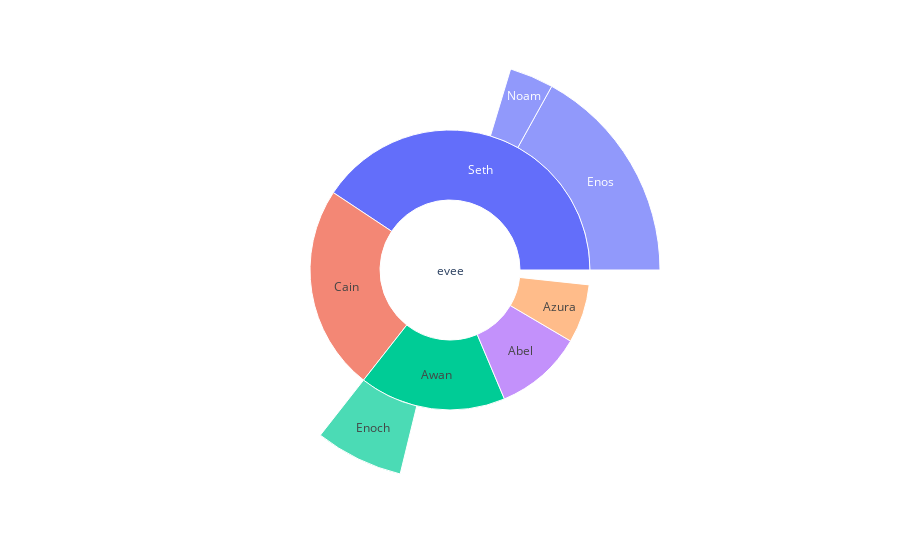

The cell this chart's notebook holds for it:
### Markdown cell above
# Sunburst Charts

### Code cell
import plotly.express as px
data = dict(
    character=["evee", "Cain", "Seth", "Enos", "Noam", "Abel", "Awan", "Enoch", "Azura"],
    parent=["", "evee", "evee", "Seth", "Seth", "evee", "evee", "Awan", "evee" ],
    value=[1, 14, 12, 10, 2, 6, 6, 4, 4])

fig = px.sunburst(
    data,
    names='character',
    parents='parent',
    values='value',
)
fig.show()

### Figure 1 — Plotly figure (JSON) as saved in the notebook; plotly's stock layout.template omitted (floating-point values rounded to 4 significant figures)
{"data": [{"domain": {"x": [0, 1], "y": [0, 1]}, "hovertemplate": "character=%{label}<br>value=%{value}<br>parent=%{parent}<extra></extra>", "labels": ["evee", "Cain", "Seth", "Enos", "Noam", "Abel", "Awan", "Enoch", "Azura"], "name": "", "parents": ["", "evee", "evee", "Seth", "Seth", "evee", "evee", "Awan", "evee"], "type": "sunburst", "values": [1, 14, 12, 10, 2, 6, 6, 4, 4]}], "layout": {"legend": {"tracegroupgap": 0}, "margin": {"t": 60}}}
